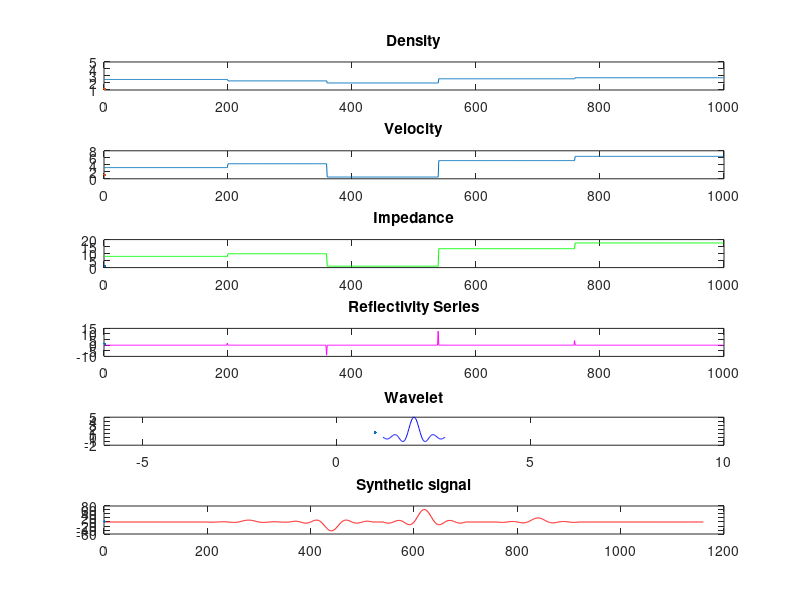

Recreate this plot in MATLAB.
close all
clc;

lithology=['shale','sandstone','clay','gniess','granite'];

% total depth = 1000m
depths=[200,160,180,220,240];
densities=[2.5,2.3,2.0,2.6,2.75];
velocities=[3.2,4.3,0.5,5.2,6.4];

depth=0:999;

% density (d)
d=[2.5*ones(1,200),2.3*ones(1,160),2*ones(1,180),2.6*ones(1,220),2.75*ones(1,240)];

% velocit (v)
v=[3.2*ones(1,200),4.3*ones(1,160),0.5*ones(1,180),5.2*ones(1,220),6.4*ones(1,240)];

% Impedance
impedance=v.*d;

%  Creating Reflectivity Series
refl_series=zeros(1,1000);
for i=1:999
    curr=impedance(i);
    next=impedance(i+1);
    diff=next-curr;
    refl_series(i)=diff;
end

% wavelet
x=1.2:0.01:2.8;
wavelet=5*sinc(5*(x-2));

synthetic_signal=conv(refl_series,wavelet);

subplot(611)
plot(depth,d,LineWidth=1.15);    
ylim([1,5])
title('Density')
subplot(612)
plot(depth,v,LineWidth=1.15)
ylim([0,8])
title('Velocity')
subplot(613)
plot(depth,impedance,'g',LineWidth=1.15)
title('Impedance')
subplot(614)
plot(depth,refl_series,'m',LineWidth=1.15)
title('Reflectivity Series')
subplot(615)
plot(x,wavelet,'b',LineWidth=1.15)
xlim([-6 10])
title('Wavelet')
subplot(616)
plot(synthetic_signal,'r',LineWidth=1.5)
title('Synthetic signal')
